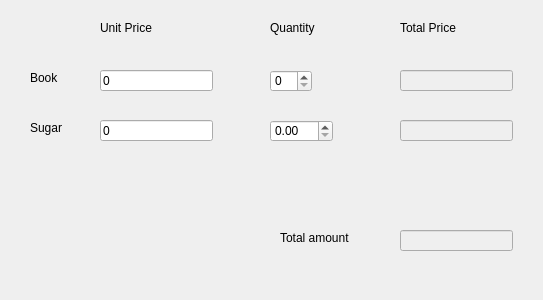
<?xml version="1.0" encoding="UTF-8"?>
<ui version="4.0">
 <class>Dialog</class>
 <widget class="QDialog" name="Dialog">
  <property name="geometry">
   <rect>
    <x>0</x>
    <y>0</y>
    <width>543</width>
    <height>300</height>
   </rect>
  </property>
  <property name="windowTitle">
   <string>Dialog</string>
  </property>
  <widget class="QLabel" name="label">
   <property name="geometry">
    <rect>
     <x>30</x>
     <y>70</y>
     <width>30</width>
     <height>15</height>
    </rect>
   </property>
   <property name="text">
    <string>Book</string>
   </property>
  </widget>
  <widget class="QLabel" name="label_2">
   <property name="geometry">
    <rect>
     <x>30</x>
     <y>120</y>
     <width>38</width>
     <height>15</height>
    </rect>
   </property>
   <property name="text">
    <string>Sugar</string>
   </property>
  </widget>
  <widget class="QLineEdit" name="lineEditBookUnitPrice">
   <property name="geometry">
    <rect>
     <x>100</x>
     <y>70</y>
     <width>113</width>
     <height>21</height>
    </rect>
   </property>
   <property name="text">
    <string>0</string>
   </property>
  </widget>
  <widget class="QLineEdit" name="lineEditSugarUnitPrice">
   <property name="geometry">
    <rect>
     <x>100</x>
     <y>120</y>
     <width>113</width>
     <height>21</height>
    </rect>
   </property>
   <property name="text">
    <string>0</string>
   </property>
  </widget>
  <widget class="QLineEdit" name="lineEditSugarAmount">
   <property name="enabled">
    <bool>false</bool>
   </property>
   <property name="geometry">
    <rect>
     <x>400</x>
     <y>120</y>
     <width>113</width>
     <height>21</height>
    </rect>
   </property>
  </widget>
  <widget class="QLineEdit" name="lineEditBookAmount">
   <property name="enabled">
    <bool>false</bool>
   </property>
   <property name="geometry">
    <rect>
     <x>400</x>
     <y>70</y>
     <width>113</width>
     <height>21</height>
    </rect>
   </property>
  </widget>
  <widget class="QSpinBox" name="spinBox">
   <property name="geometry">
    <rect>
     <x>270</x>
     <y>70</y>
     <width>42</width>
     <height>22</height>
    </rect>
   </property>
  </widget>
  <widget class="QDoubleSpinBox" name="doubleSpinBox">
   <property name="geometry">
    <rect>
     <x>270</x>
     <y>120</y>
     <width>63</width>
     <height>22</height>
    </rect>
   </property>
   <property name="singleStep">
    <double>0.010000000000000</double>
   </property>
  </widget>
  <widget class="QLabel" name="label_3">
   <property name="geometry">
    <rect>
     <x>100</x>
     <y>20</y>
     <width>83</width>
     <height>15</height>
    </rect>
   </property>
   <property name="text">
    <string>Unit Price </string>
   </property>
  </widget>
  <widget class="QLabel" name="label_4">
   <property name="geometry">
    <rect>
     <x>400</x>
     <y>20</y>
     <width>90</width>
     <height>15</height>
    </rect>
   </property>
   <property name="text">
    <string>Total Price </string>
   </property>
  </widget>
  <widget class="QLabel" name="label_5">
   <property name="geometry">
    <rect>
     <x>270</x>
     <y>20</y>
     <width>83</width>
     <height>15</height>
    </rect>
   </property>
   <property name="text">
    <string>Quantity</string>
   </property>
  </widget>
  <widget class="QLabel" name="label_6">
   <property name="geometry">
    <rect>
     <x>280</x>
     <y>230</y>
     <width>90</width>
     <height>16</height>
    </rect>
   </property>
   <property name="text">
    <string>Total amount</string>
   </property>
  </widget>
  <widget class="QLineEdit" name="lineEditTotalAmount">
   <property name="enabled">
    <bool>false</bool>
   </property>
   <property name="geometry">
    <rect>
     <x>400</x>
     <y>230</y>
     <width>113</width>
     <height>21</height>
    </rect>
   </property>
  </widget>
 </widget>
 <resources/>
 <connections/>
</ui>
